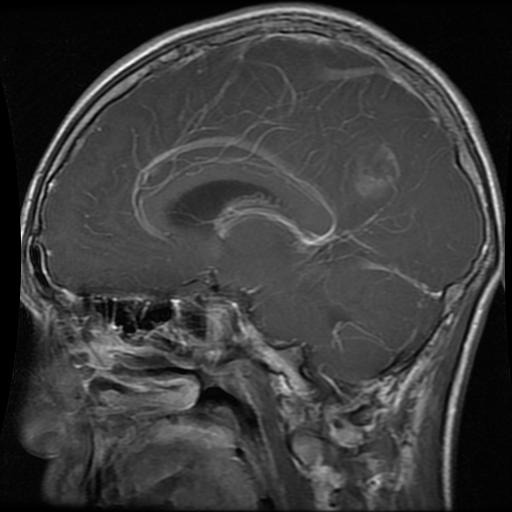
#> input picture On-Spot/Training/glioma_tumor/gg (113).jpg, 512 x 512 px, found by its file name; its folder holds only this picture in this run
$ python tumor.py
#> lines starting #> are read from the running program, lines starting #| are printed output that depends on the picture
import os
import cv2
import pandas as pd
import numpy as np
from sklearn.model_selection import train_test_split,GridSearchCV
from sklearn.metrics import accuracy_score
from sklearn.svm import SVC
tumor_type = ["glioma_tumor", 'meningioma_tumor',"no_tumor",'pituitary_tumor']
data_path='/home/dinesh/Downloads/kaggle/brain_tumor/Training'
xTrain=[]
yTrain=[]
for i in tumor_type:
    path=os.path.join('/home/dinesh/Downloads/kaggle/brain_tumor/Training',i)
    for j in os.listdir(path):
        image=cv2.imread(os.path.join(path,j))
#> image is the input picture: shape (512, 512, 3); min 0, max 254, mean 59.8
        image=cv2.resize(image,(124,124))
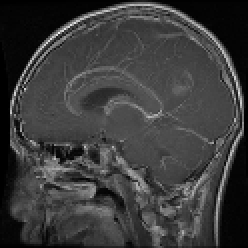
#> image: shape (124, 124, 3) (shown 2 times larger); min 0, max 240, mean 59.7
        xTrain.append(image)
        yTrain.append(tumor_type.index(i))
#> pass 2 of the loop `for i in tumor_type:`:
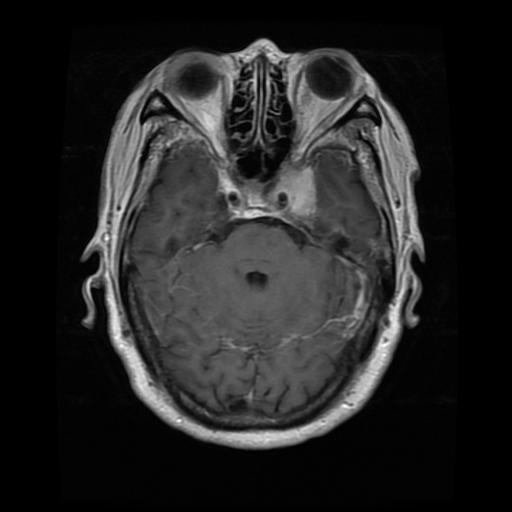
#> input picture On-Spot/Training/meningioma_tumor/m (114).jpg, 512 x 512 px, found by its file name
#> image is the input picture: shape (512, 512, 3); min 0, max 255, mean 36.7
#> `image=cv2.resize(image,(124,124))`:
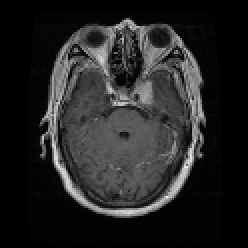
#> image: shape (124, 124, 3) (shown 2 times larger); min 0, max 245, mean 36.6
#> (the run stopped early here; a loop or call above may not have finished)
